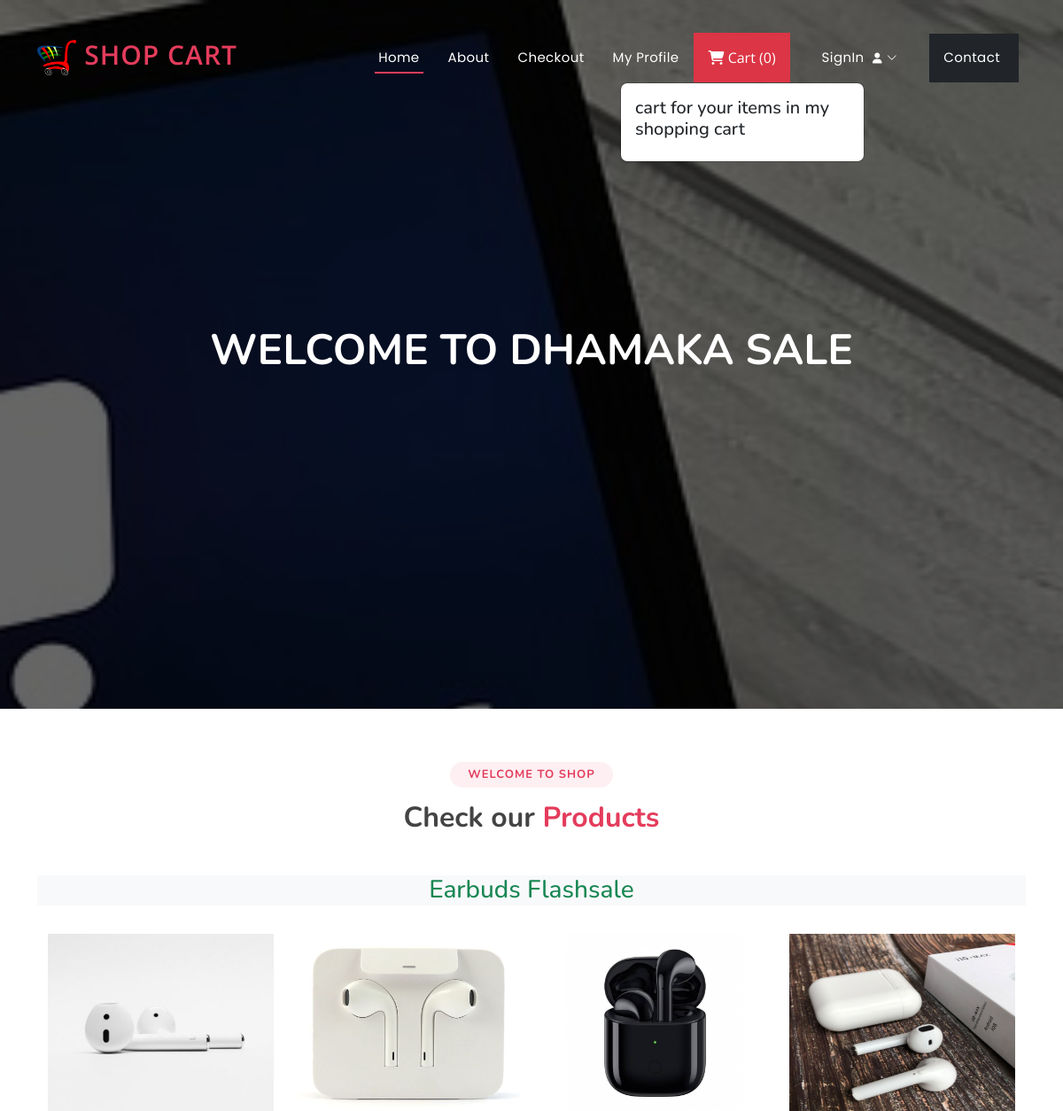
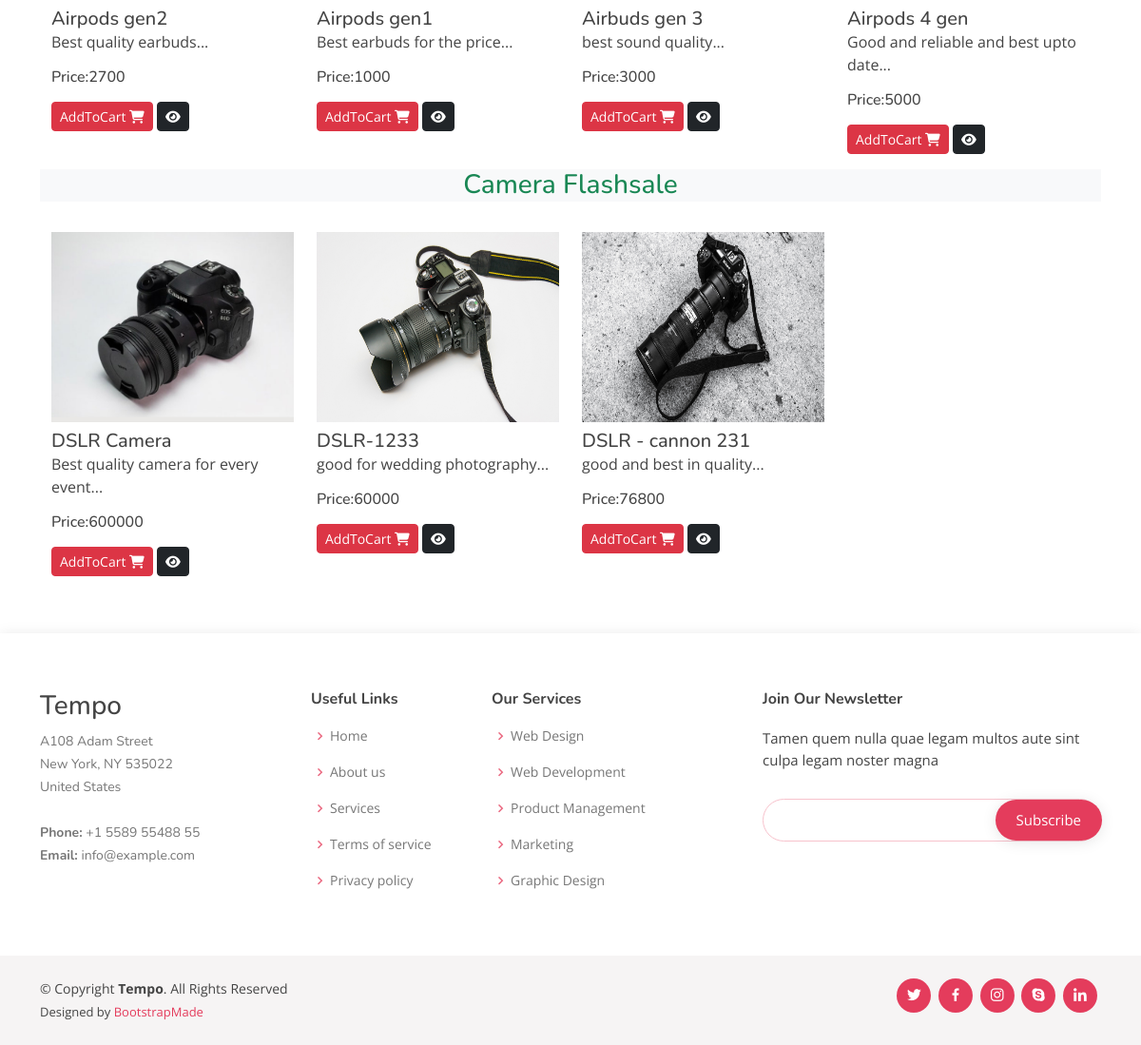
The page / on the database its author committed (2 pictures, top to bottom).
### ecommerceapp/models.py (models this page shows, shortened)
class Product(models.Model):
    product_id = models.AutoField
    product_name = models.CharField(max_length=100)
    category = models.CharField(max_length=100, default="")
    subcategory = models.CharField(max_length=50, default="")
    price = models.IntegerField(default=0)
    desc = models.CharField(max_length=300)
    image = models.ImageField(upload_to='images/images')

### ecommerceapp/views.py (the view)
# urls.py: path('',views.index,name="index"),
def index(request):
    allProds = []
    catprods = Product.objects.values('category','id')
    print(catprods)
    cats = {item['category'] for item in catprods}
    for cat in cats:
        prod= Product.objects.filter(category=cat)
        n=len(prod)
        nSlides = n // 4 + ceil((n / 4) - (n // 4))
        allProds.append([prod, range(1, nSlides), nSlides])
    params= {'allProds':allProds}
    return render(request,"index.html",params)

### templates/index.html (shortened to what this page needs)
{% extends 'base.html' %}
{% block content %}
<h1>Welcome to Dhamaka Sale</h1>
{% endblock content %}
{% block body %}
{% load static %}
<section id="portfolio" class="portfolio">
  <div class="container">
    <div class="section-title">
      <h2>Welcome to Shop</h2>
      <h3>Check our <span>Products</span></h3>
    </div>
    {% for product, range, nSlides in allProds %}
    <h3 class="my-3 text-center text-success bg-light">
      {{product.0.category}} Flashsale
    </h3>
    <div class="container">
      <div class="row">
        {% for i in product %}
        <div class="col-md-3 mt-3">
          <img src="/media/{{i.image}}" class="card-img-top" alt="not found" height="200px" width="150px" />
          <div class="card-body">
            <h5 class="card-title mt-2" id="namepr{{i.id}}">{{i.product_name}}</h5>
            <p class="card-text">{{i.desc|slice:"0:53"}}...</p>
            <h6 class="card-title mb-3">
              Price:<span id="pricepr{{i.id}}">{{i.price}}</span>
            </h6>
            <span id="divpr{{i.id}}" class="divpr">
              <button id="pr{{i.id}}" class="btn btn-danger cart btn-sm mt-0">
                AddToCart <i class="fa-solid fa-cart-shopping"></i>
              </button>
            </span>
            <a href="/media/{{i.image}}">
              <button class="btn btn-dark btn-sm cart"><i class="fa-solid fa-eye"></i></button></a
            >
          </div>
        </div>
        {% endfor %}
      </div>
    </div>
    {% endfor %}
  </div>
</section>
{% endblock body %}

### templates/base.html (shortened to what this page needs)
{% load static %}
<!DOCTYPE html>
<html lang="en">
<head>
  <link href="{% static '/assets/vendor/bootstrap/css/bootstrap.min.css' %}" rel="stylesheet">
  <link href="{% static '/assets/vendor/bootstrap-icons/bootstrap-icons.css' %}" rel="stylesheet">
  <link href="{% static '/assets/vendor/boxicons/css/boxicons.min.css' %}" rel="stylesheet">
  <link href="{% static '/assets/vendor/glightbox/css/glightbox.min.css' %}" rel="stylesheet">
  <link href="{% static '/assets/vendor/remixicon/remixicon.css' %}" rel="stylesheet">
  <link href="{% static '/assets/vendor/swiper/swiper-bundle.min.css' %}" rel="stylesheet">
  <link rel="stylesheet" href="https://cdnjs.cloudflare.com/ajax/libs/font-awesome/6.2.1/css/all.min.css" />
  <link href="{% static '/assets/css/style.css' %}" rel="stylesheet">
</head>
<body>
  <header id="header" class="fixed-top ">
    <div class="container d-flex align-items-center justify-content-between">
<a href="/" class="logo"><img src="{% static 'images/logo.png' %}" alt="" class="img-fluid"> Shop Cart</a>
      <nav id="navbar" class="navbar">
        <ul>
          <li><a class="nav-link scrollto active" href="/">Home</a></li>
          <li><a class="nav-link scrollto" href="/about">About</a></li>
          <li><a class="nav-link scrollto" href="/checkout">Checkout</a></li>
          <li><a class="nav-link scrollto" href="/profile">My Profile </a></li>
          <button type="button" class="nav-link scrollto bg-danger p-3 m-2 text-white" id="popcart" data-container="body" data-toggle="popover" data-placement="bottom" data-html="true" ><i class="fa-solid fa-cart-shopping"></i>  Cart (<span id="cart">0</span>)
          </button>
          {% if request.user.is_authenticated %}
          <li><a  class="nav-link scrollto" href="/auth/logout/">Logout <i class="fa-solid fa-right-from-bracket"></i>
          </a></li>
          {% else %}
          <li class="dropdown"><a href="#"><span>SignIn </span> <i class="bi bi-chevron-down"></i></a>
          </li>
          {% endif %}
          <li><a class="nav-link scrollto bg-dark p-3 m-2" href="/contact">Contact </a></li>
        </ul>
      </nav>
    </div>
  </header>
  <section id="hero">
    <div class="hero-container">
      {% block content %}
      {% endblock content %}
    </div>
  </section>
  <main id="main">
    {% block body %}
    {% endblock body %}
  </main>
  <footer id="footer">
    <div class="footer-top">
      <div class="container">
        <div class="row">
          <div class="col-lg-3 col-md-6 footer-contact">
            <h3>Tempo</h3>
            <p>
              A108 Adam Street <br>
              New York, NY 535022<br>
              United States <br><br>
              <strong>Phone:</strong> +1 5589 55488 55<br>
              <strong>Email:</strong> info@example.com<br>
            </p>
          </div>
          <div class="col-lg-2 col-md-6 footer-links">
            <h4>Useful Links</h4>
            <ul>
              <li><i class="bx bx-chevron-right"></i> <a href="/">Home</a></li>
              <li><i class="bx bx-chevron-right"></i> <a href="/about">About us</a></li>
              <li><i class="bx bx-chevron-right"></i> <a href="#">Services</a></li>
              <li><i class="bx bx-chevron-right"></i> <a href="#">Terms of service</a></li>
              <li><i class="bx bx-chevron-right"></i> <a href="#">Privacy policy</a></li>
            </ul>
          </div>
          <div class="col-lg-3 col-md-6 footer-links">
            <h4>Our Services</h4>
            <ul>
              <li><i class="bx bx-chevron-right"></i> <a href="#">Web Design</a></li>
              <li><i class="bx bx-chevron-right"></i> <a href="#">Web Development</a></li>
              <li><i class="bx bx-chevron-right"></i> <a href="#">Product Management</a></li>
              <li><i class="bx bx-chevron-right"></i> <a href="#">Marketing</a></li>
              <li><i class="bx bx-chevron-right"></i> <a href="#">Graphic Design</a></li>
            </ul>
          </div>
          <div class="col-lg-4 col-md-6 footer-newsletter">
            <h4>Join Our Newsletter</h4>
            <p>Tamen quem nulla quae legam multos aute sint culpa legam noster magna</p>
            <form action="" method="post">
              <input type="email" name="email"><input type="submit" value="Subscribe">
            </form>
          </div>
        </div>
      </div>
    </div>
    <div class="container d-md-flex py-4">
      <div class="me-md-auto text-center text-md-start">
        <div class="copyright">
          &copy; Copyright <strong><span>Tempo</span></strong>. All Rights Reserved
        </div>
        <div class="credits">
          Designed by <a href="https://bootstrapmade.com/">BootstrapMade</a>
        </div>
      </div>
      <div class="social-links text-center text-md-right pt-3 pt-md-0">
        <a href="#" class="twitter"><i class="bx bxl-twitter"></i></a>
        <a href="#" class="facebook"><i class="bx bxl-facebook"></i></a>
        <a href="#" class="instagram"><i class="bx bxl-instagram"></i></a>
        <a href="#" class="google-plus"><i class="bx bxl-skype"></i></a>
        <a href="#" class="linkedin"><i class="bx bxl-linkedin"></i></a>
      </div>
    </div>
  </footer>
</body>
</html>

### rows shown on the page
Product: category "Earbuds", image (picture), product_name "Airpods gen2", desc "Best quality earbuds", price "2700"
Product: image (picture), product_name "Airpods gen1", desc "Best earbuds for the price", price "1000"
Product: image (picture), product_name "Airbuds gen 3", desc "best sound quality", price "3000"
Product: image (picture), product_name "Airpods 4 gen", desc "Good and reliable and best upto date", price "5000"
Product: category "Camera", image (picture), product_name "DSLR Camera", desc "Best quality camera for every event", price "600000"
Product: image (picture), product_name "DSLR-1233", desc "good for wedding photography", price "60000"
Product: image (picture), product_name "DSLR - cannon 231", desc "good and best in quality", price "76800"
